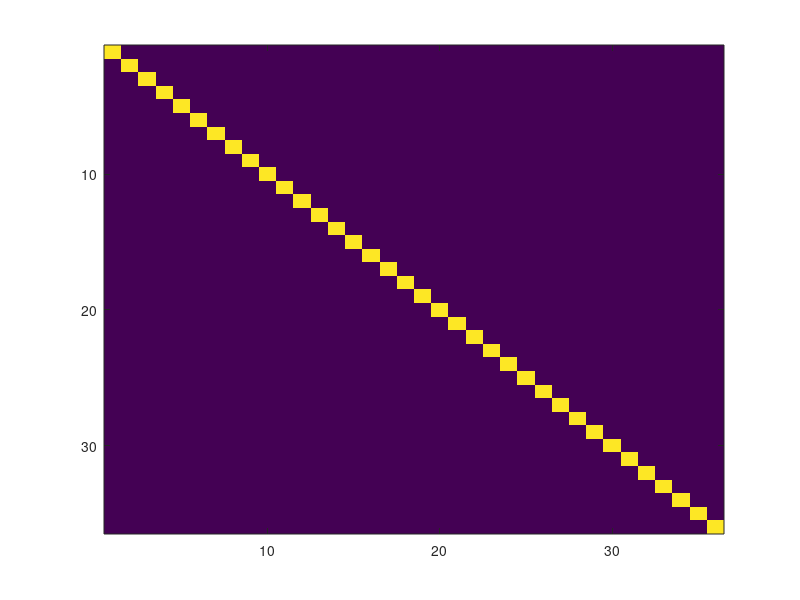
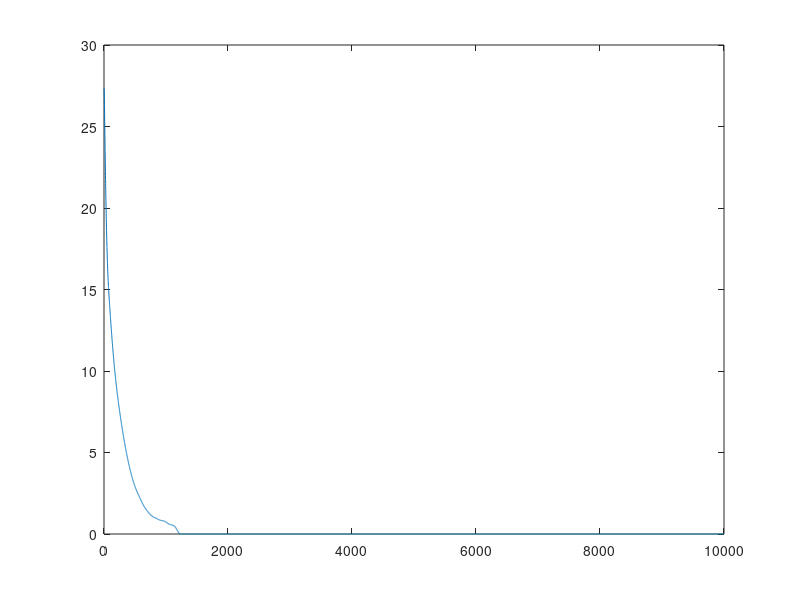
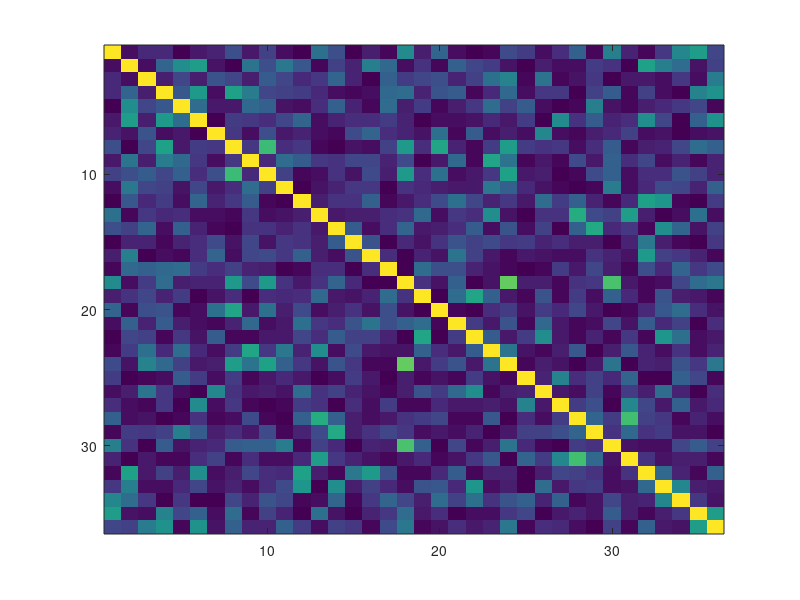
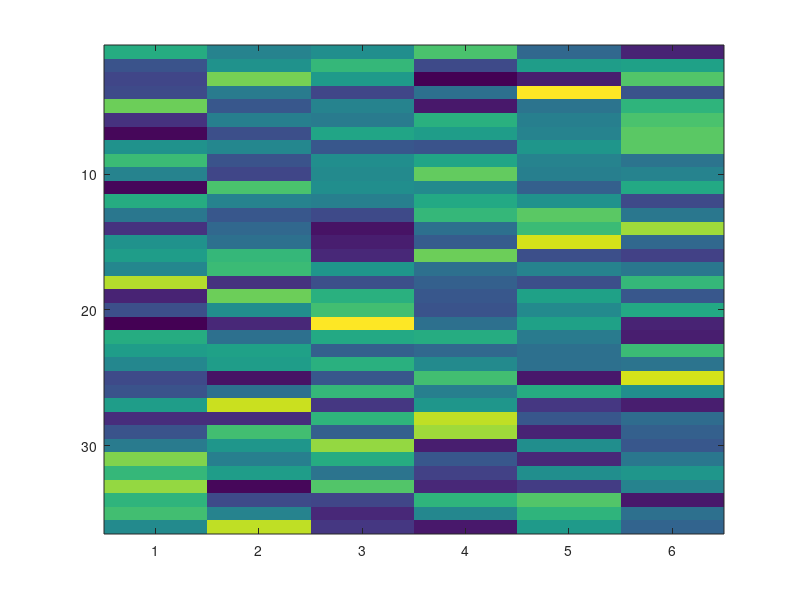

The MATLAB source for these figures, in order:
clear;clc;
d=6;
alpha = 0.8;
gam = 0.001;


ref = ones(d^2)/(d+1);

ref = ref - eye(d^2)/(d+1)+ eye(d^2);

A=[];
for i=1:d^2;
    vec = rand(1,d).*exp(1i*2*pi*rand(1,d));
    vec = vec/sqrt(vec*vec');
    A = [A;vec];
end

numIt = 10000;


  % load('bestA3','A');
  
%   A = A + normrnd(0,0.3,[d^2 d])+1i*normrnd(0,0.3,[d^2 d]);
   for n=1:d^2
        A(n,:) = A(n,:)/sqrt(A(n,:)*A(n,:)');
   end
 
Ainit = A;

v{1} = A*0;
iterations = [1:numIt];
a=0;
for i=iterations
    
a=a+1;
    
     AA = A*A';
     f(a) = sum(sum((abs(AA).^2 - ref).^2));
     

            
%             Bplus = A;
%             Bminus = A;
%            
%             
%             deviation = 1E-8;
%             Bplus(q,k) = Bplus(q,k) + deviation;
%             Bminus(q,k) = Bminus(q,k) - deviation;
%             
%             BBplus = Bplus*Bplus';
%             BBminus = Bminus*Bminus';
%             
%             fplus = sum(sum((abs(BBplus).^2 - ref).^2));
%             fminus = sum(sum((abs(BBminus).^2 - ref).^2));
%             
%             realGrad(q,k) = (fplus-fminus)/2/deviation;
%             
%             
%             Bplus(q,k) = Bplus(q,k) + 1i*deviation;
%             Bminus(q,k) = Bminus(q,k) - 1i*deviation;
%             
%             BBplus = Bplus*Bplus';
%             BBminus = Bminus*Bminus';
%             
%             fplus = sum(sum((abs(BBplus).^2 - ref).^2));
%             fminus = sum(sum((abs(BBminus).^2 - ref).^2));
%             
%             imagGrad(q,k) = (fplus-fminus)/2/deviation;
%             
%             grad = realGrad + 1i*imagGrad;
%             
             fm = (abs(AA).^2 - ref);
% %     gradient = 4*(A')*((AA).*fm);
            gradient = 4*A'*((AA).*fm);
     

     
        v{i+1} = alpha*v{i} - gam*(gradient')/norm(gradient);
%         v{i+1} = alpha*v{i} - gam*(gradient');
        A = A + v{i+1};
        
%          for n=1:d^2
%         A(n,:) = A(n,:)/sqrt(A(n,:)*A(n,:)');
%         end
end

   f(end)
save('bestA3','A');

figure(193)
imagesc(abs(gradient'))

 for n=1:d^2
        A(n,:) = A(n,:)/sqrt(A(n,:)*A(n,:)');
 end

figure(188)
imagesc(abs(A*A').^2)

figure(190)
plot(iterations,(abs(f)))

% figure(191)
% imagesc(abs(grad))

figure(192)
imagesc(abs(Ainit*Ainit').^2)

% v{1} = A*0;
% iterations = [1:numIt];
% for i=iterations
%     AA = A*A';
%     fm = (abs(AA).^2 - ref);
% %     gradient = 4*(A')*((AA).*fm);
%     gradient = 4*(conj(AA).*fm)*conj(A);
%     f(i) = sum(sum(abs(fm).^2));
%     v{i+1} = alpha*v{i} - gam*(gradient);
%     
%     
%     A = A + v{i+1};
%     
%    if f(i)<0.1
%        break;
%    end
% 
% end
% 
%  figure(188)
%     imagesc(abs(A*A').^2)
% 
%     figure(189)
%     plot(iterations,log(log(abs(f))))
%     
%     figure(190)
% plot(iterations,(abs(f)))
% % imagesc(ref)
% 
% 
% 
% sum(abs(A').^2)
% 
